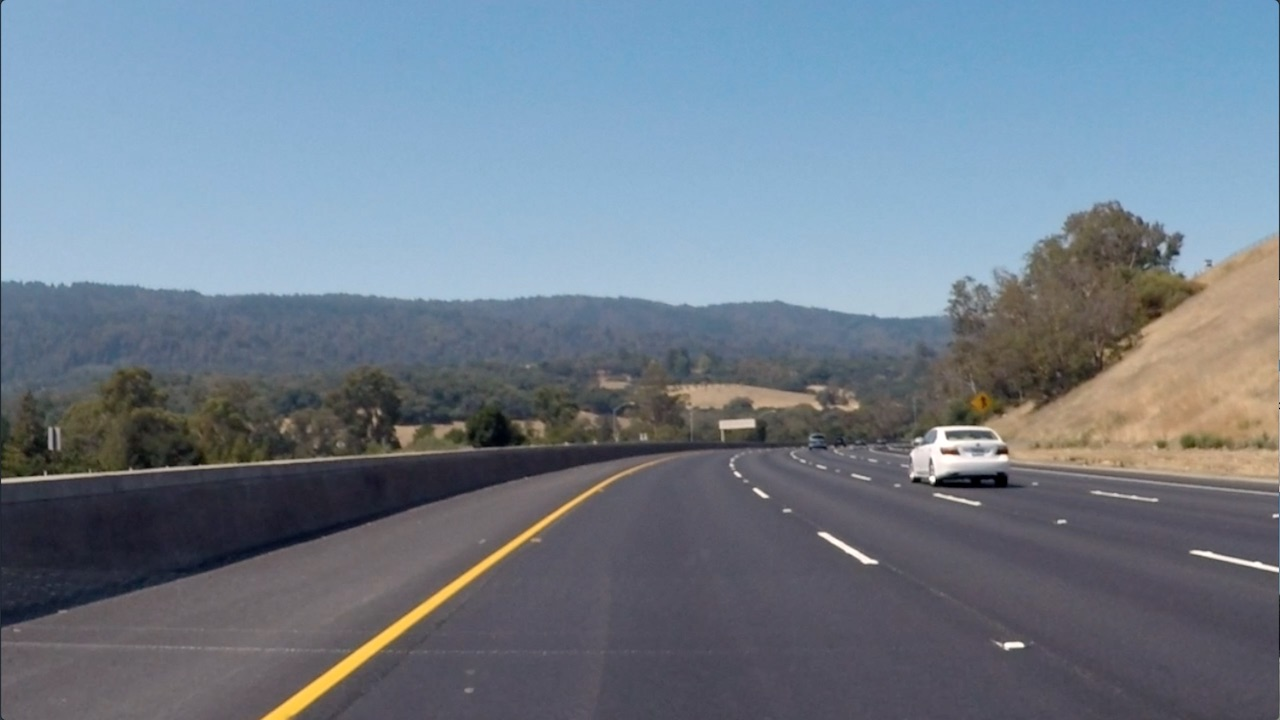
#> input picture images/curved_lane.jpg, 1280 x 720 px, found by its file name
$ jupyter execute 5_0_edgte_custom.ipynb   (shell and % lines are left out)
#> lines starting #> are read from the running program, lines starting #| are printed output that depends on the picture
# Creando un filtro "Edge Detection"

### Importar librerias e imagen

[cell 1]
import matplotlib.pyplot as plt
import matplotlib.image as mpimg

import cv2
import numpy as np

### Download Images

### rootPath Configuration

[cell 2]
route = '../'
# Usar esta linea en colab
# route = './CNN_en_espanol/'

### Read Image

[cell 3]
# Read in the image
image = mpimg.imread(route + 'images/curved_lane.jpg')
#> image is the input picture: shape (720, 1280, 3); mean R, G, B 112.1, 125, 138.7

plt.imshow(image)

### Convert the image to grayscale

[cell 4]
# Convertir imagen a grises
gray = cv2.cvtColor(image, cv2.COLOR_RGB2GRAY)
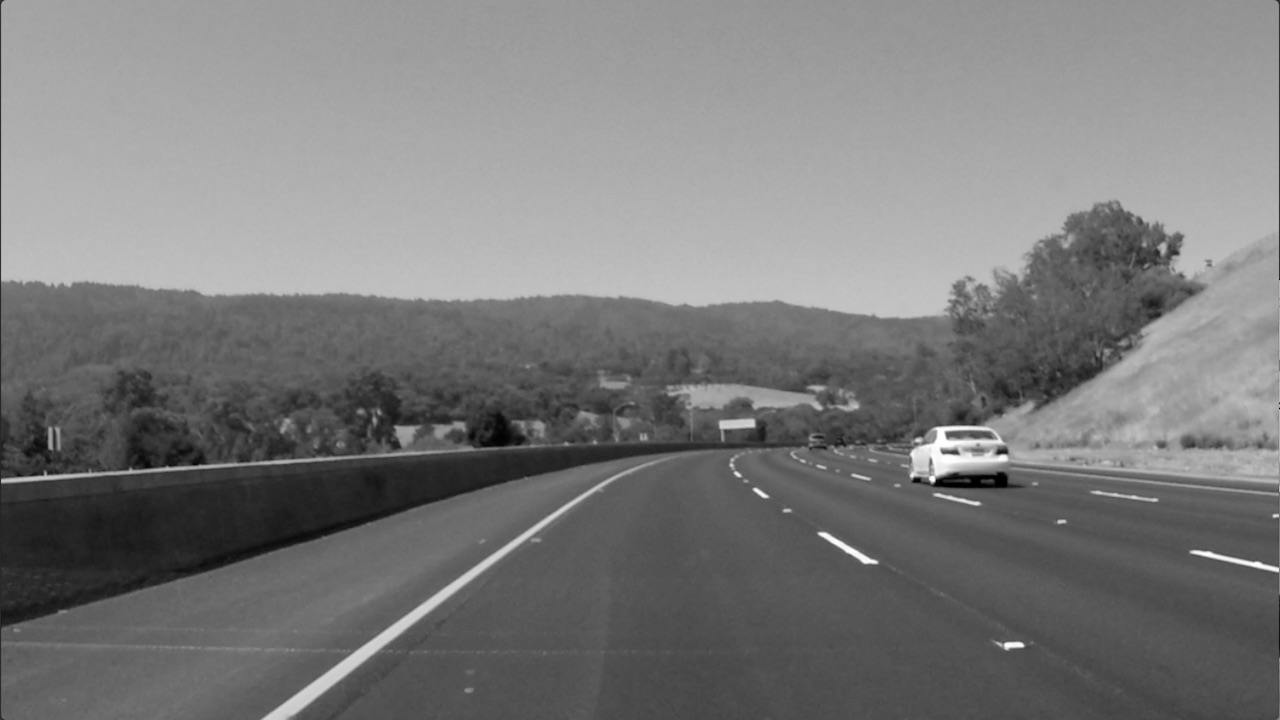
#> gray: shape (720, 1280); min 0, max 255, mean 122.7

plt.imshow(gray, cmap='gray')

### Crear un custom kernel basado en los operadores sobel

[cell 5]
# Create a custom kernel

# 3x3 array for edge detection
sobel_x = np.array([[ -1,  0,  1],
                   [  -2,  0,  2],
                   [  -1,  0,  1]])


sobel_y = np.array([[ -1, -2, -1],
                   [   0,  0,  0],
                   [   1,  2,  1]])


# Filter the image using filter2D, which has inputs: (grayscale image, bit-depth, kernel)
filtered_image_y = cv2.filter2D(gray, -1, sobel_y)
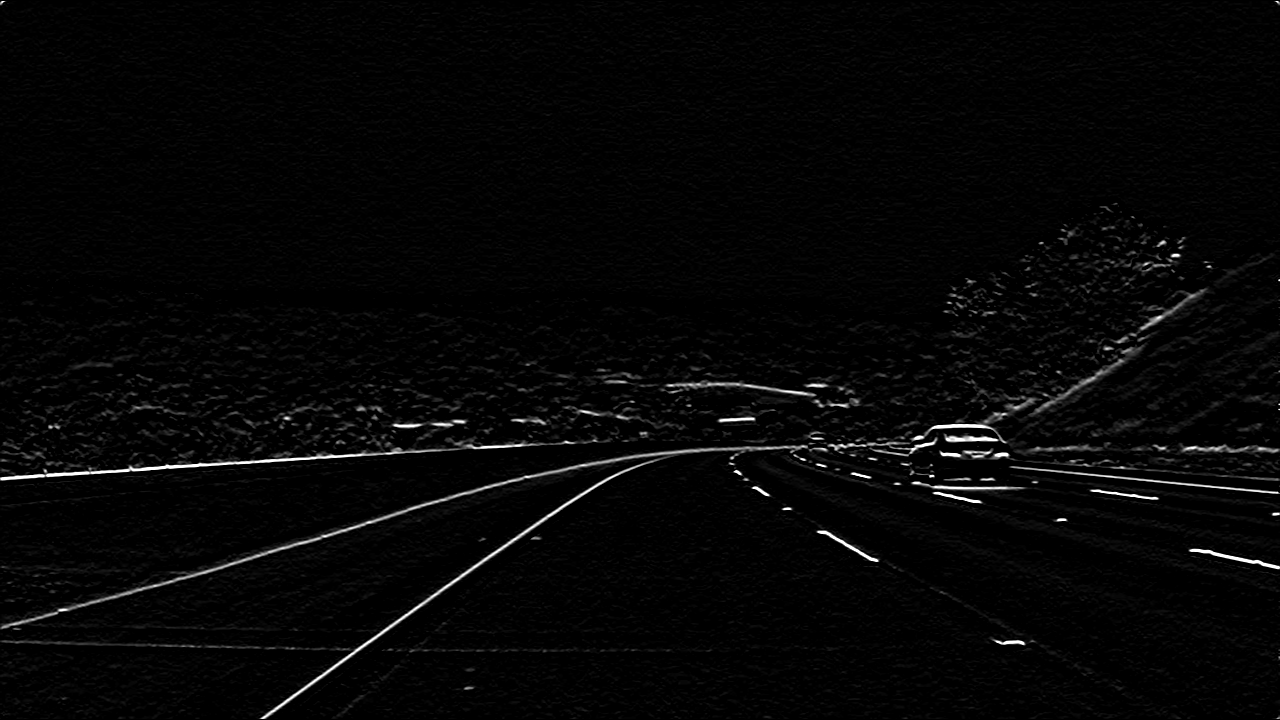
#> filtered_image_y: shape (720, 1280); min 0, max 255, mean 5.9
filtered_image_x = cv2.filter2D(gray, -1, sobel_x)
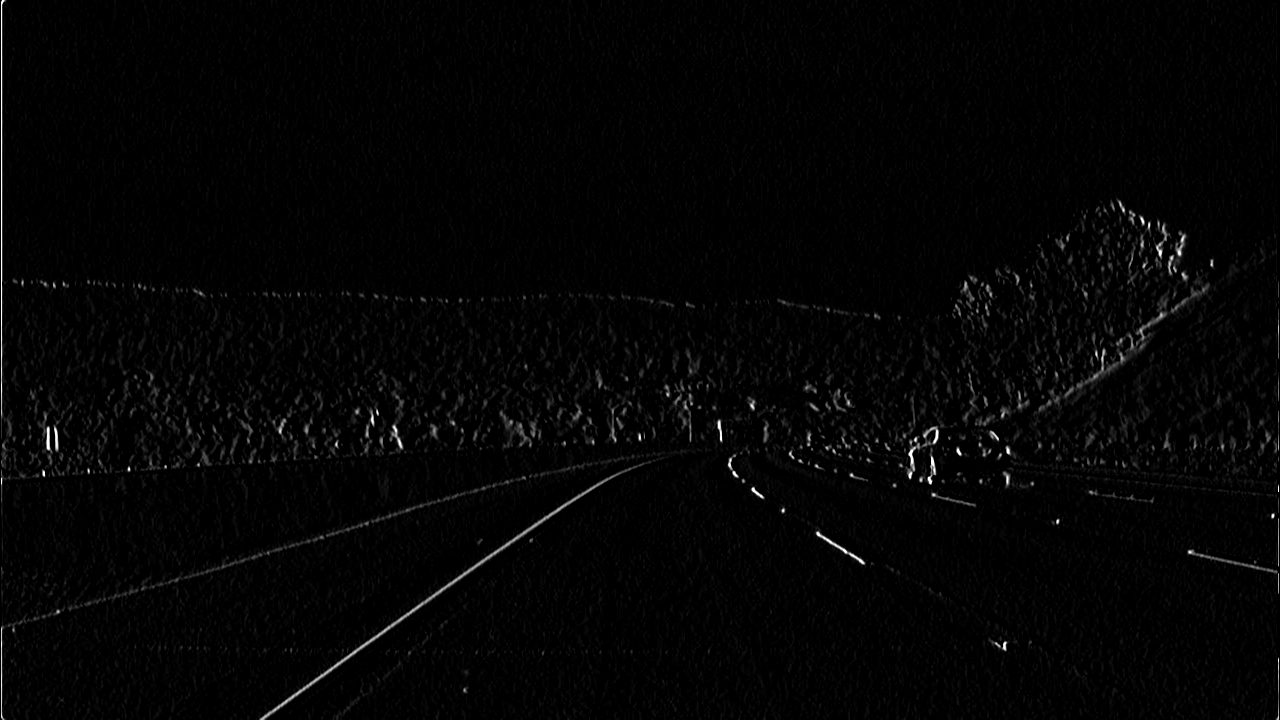
#> filtered_image_x: shape (720, 1280); min 0, max 255, mean 4.3

plt.imshow(filtered_image_y, cmap='gray')
plt.imshow(filtered_image_x, cmap='gray')
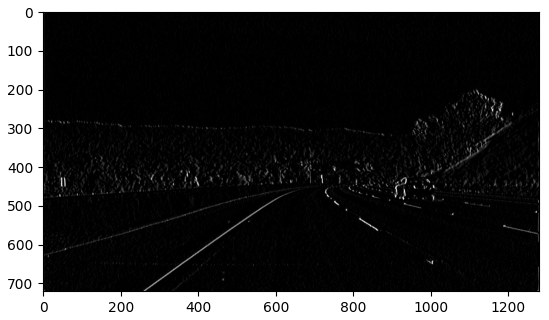
#> figure drawn by matplotlib, 1 panel
